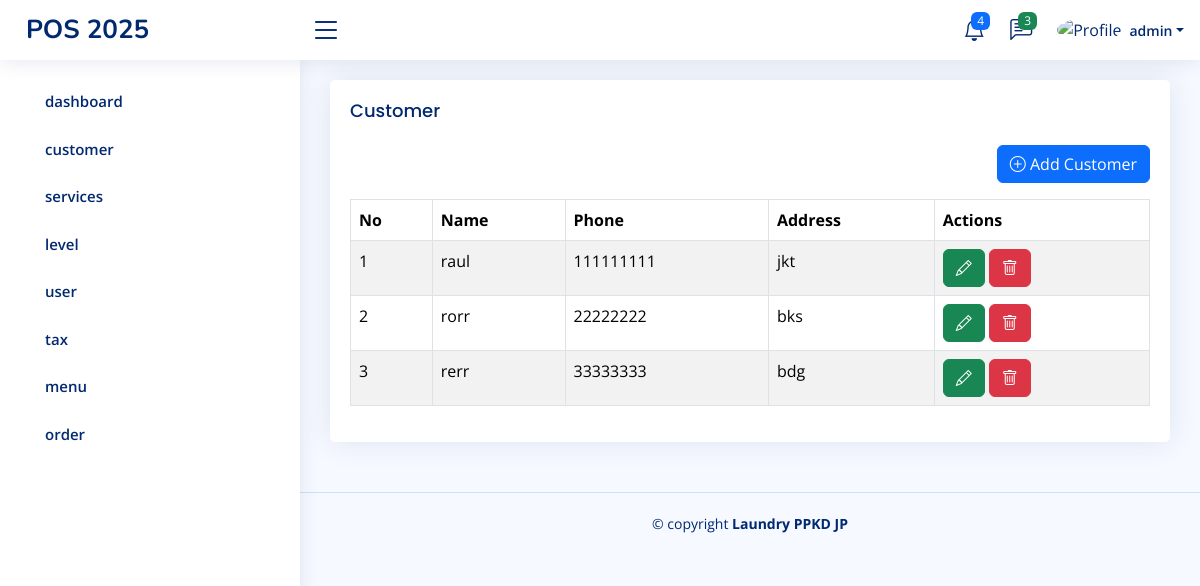
Page /home.php?page=app/customer (signed in) on the committed database.
### tables this page shows
CREATE TABLE `role_menus` (
  `id` int(11) NOT NULL,
  `id_level` varchar(50) NOT NULL,
  `id_menu` varchar(50) NOT NULL,
  `created_at` timestamp NOT NULL DEFAULT current_timestamp(),
  `updated_at` timestamp NULL DEFAULT NULL ON UPDATE current_timestamp()
);

CREATE TABLE `menus` (
  `id` int(11) NOT NULL,
  `name` varchar(50) NOT NULL,
  `icon` varchar(50) NOT NULL,
  `created_at` timestamp NOT NULL DEFAULT current_timestamp(),
  `updated_at` timestamp NULL DEFAULT NULL ON UPDATE current_timestamp(),
  `link` varchar(50) NOT NULL,
  `order` int(11) NOT NULL
);

CREATE TABLE `customers` (
  `id` int(11) NOT NULL,
  `name` varchar(100) NOT NULL,
  `phone` varchar(15) NOT NULL,
  `address` text NOT NULL,
  `created_at` timestamp NOT NULL DEFAULT current_timestamp(),
  `updated_at` timestamp NULL DEFAULT NULL ON UPDATE current_timestamp()
);

### pages/app/customer.php (the view, shortened to what this page needs)
<?php
$query = mysqli_query($config, "SELECT * FROM customers");
$customer = mysqli_fetch_all($query, MYSQLI_ASSOC);
?>
<div class="row">
    <div class="col-sm-12">
        <div class="card">
            <div class="card-body">
                <h3 class="card-title">Customer</h3>
                <div class="mb-3" align="right">
                    <a class="btn btn-primary" href="?page=add/tambah-customer"><i class="bi bi-plus-circle"></i> Add Customer</a>
                </div>
                <table class="table table-bordered table-striped datatable">
                    <thead>
                        <tr>
                            <th>No</th>
                            <th>Name</th>
                            <th>Phone</th>
                            <th>Address</th>
                            <th>Actions</th>
                        </tr>
                    </thead>
                    <tbody>
                        <?php
                        foreach ($customer as $key => $c) {
                        ?>
                            <tr>
                                <td><?php echo $key + 1 ?></td>
                                <td><?php echo $c['name'] ?></td>
                                <td><?php echo $c['phone'] ?></td>
                                <td><?php echo $c['address'] ?></td>
                                <td>
                                    <a class="btn btn-success" href="?page=add/tambah-customer&edit=<?php echo $c['id'] ?>">
                                        <i class="bi bi-pencil"></i>
                                    </a>
                                    <a class="btn btn-danger" onclick="return confirm('Apakah anda yakin akan menghapus data ini?')" href="?page=app/customer&delete=<?php echo $c['id'] ?>">
                                        <i class="bi bi-trash"></i>
                                    </a>
                                </td>
                            </tr>
                        <?php
                        }
                        ?>
                    </tbody>
                </table>
            </div>
        </div>
    </div>
</div>

### home.php (shortened to what this page needs)
<?php
require_once "config/config.php";
?>
<!DOCTYPE html>
<html lang="en">
<head>
    <link href="assets/vendor/bootstrap/css/bootstrap.min.css" rel="stylesheet">
    <link href="assets/vendor/bootstrap-icons/bootstrap-icons.css" rel="stylesheet">
    <link href="assets/vendor/boxicons/css/boxicons.min.css" rel="stylesheet">
    <link href="assets/vendor/quill/quill.snow.css" rel="stylesheet">
    <link href="assets/vendor/quill/quill.bubble.css" rel="stylesheet">
    <link href="assets/vendor/remixicon/remixicon.css" rel="stylesheet">
    <link href="assets/vendor/simple-datatables/style.css" rel="stylesheet">
    <link href="assets/css/style.css" rel="stylesheet">
</head>
<body>
    <?php include 'inc/header.php' ?>
    <?php include 'inc/sidebar.php' ?>
    <main id="main" class="main">
        <?php
        if (isset($_GET['page'])) {
            if (file_exists('pages/' . $_GET['page'] . '.php')) {
                include 'pages/' . $_GET['page'] . '.php';
            } else {
                include 'pages/notfound.php';
            }
        } else {
            include 'pages/app/dashboard.php';
        }
        ?>
    </main>
    <?php include 'inc/footer.php' ?>
</body>
</html>

### inc/header.php (shortened to what this page needs)
<header id="header" class="header fixed-top d-flex align-items-center">
    <div class="d-flex align-items-center justify-content-between">
        <a href="?page=dashboard" class="logo d-flex align-items-center">
            <span class="d-none d-lg-block">POS 2025</span>
        </a>
        <i class="bi bi-list toggle-sidebar-btn"></i>
    </div>
    <nav class="header-nav ms-auto">
        <ul class="d-flex align-items-center">
            <li class="nav-item dropdown">
                <a class="nav-link nav-icon" href="#" data-bs-toggle="dropdown">
                    <i class="bi bi-bell"></i>
                    <span class="badge bg-primary badge-number">4</span>
                </a>
            </li>
            <li class="nav-item dropdown">
                <a class="nav-link nav-icon" href="#" data-bs-toggle="dropdown">
                    <i class="bi bi-chat-left-text"></i>
                    <span class="badge bg-success badge-number">3</span>
                </a>
            </li>
            <li class="nav-item dropdown pe-3">
                <a class="nav-link nav-profile d-flex align-items-center pe-0" href="#" data-bs-toggle="dropdown">
                    <img src="assets/img/profile-img.jpg" alt="Profile" class="rounded-circle">
                    <span class="d-none d-md-block dropdown-toggle ps-2"><?PHP echo $_SESSION['NAME'] ?? '' ?></span>
                </a>
            </li>
        </ul>
    </nav>
</header>

### inc/sidebar.php (shortened to what this page needs)
<?php
$level_id = $_SESSION['ID_LEVEL'] ?? '';
$queryLevelMenu = mysqli_query($config, "SELECT * FROM menus JOIN role_menus ON menus.id = role_menus.id_menu WHERE id_level ='$level_id' ORDER BY `order` ASC");
$rowLevelMenus = mysqli_fetch_all($queryLevelMenu, MYSQLI_ASSOC);
?>
<aside id="sidebar" class="sidebar">
    <ul class="sidebar-nav" id="sidebar-nav">
        <?php foreach ($rowLevelMenus as $rowLevelMenu): ?>
            <li class="nav-item">
                <a class="nav-link collapsed" href="?page=<?php echo $rowLevelMenu['link'] ?>">
                    <span><?php echo $rowLevelMenu['name'] ?></span>
                </a>
            </li>
        <?php endforeach ?>
    </ul>
</aside>

### inc/footer.php (shortened to what this page needs)
<footer id="footer" class="footer">
    <div class="copyright">
        &copy; copyright <strong><span>Laundry PPKD JP</span></strong>
    </div>
    <div class="credits">
    </div>
</footer>

### assets/css/style.css (style rules this page uses)
:root { scroll-behavior: smooth; }
body { font-family: "Open Sans", sans-serif; background: #f6f9ff; color: #444444; }
a { color: #4154f1; text-decoration: none; }
h1, h2, h3, h4, h5, h6 { font-family: "Nunito", sans-serif; }
#main { margin-top: 60px; padding: 20px 30px; transition: all 0.3s; }
.card { margin-bottom: 30px; border: none; border-radius: 5px; box-shadow: 0px 0 30px rgba(1, 41, 112, 0.1); }
.card-title { padding: 20px 0 15px 0; font-size: 18px; font-weight: 500; color: #012970; font-family: "Poppins", sans-serif; }
.card-body { padding: 0 20px 20px 20px; }
.logo { line-height: 1; }
@media (min-width: 1200px) { .logo { width: 280px; } }
.logo span { font-size: 26px; font-weight: 700; color: #012970; font-family: "Nunito", sans-serif; }
.header { transition: all 0.5s; z-index: 997; height: 60px; box-shadow: 0px 2px 20px rgba(1, 41, 112, 0.1); background-color: #fff; padding-left: 20px; }
.header .toggle-sidebar-btn { font-size: 32px; padding-left: 10px; cursor: pointer; color: #012970; }
.header-nav ul { list-style: none; }
.header-nav>ul { margin: 0; padding: 0; }
.header-nav .nav-icon { font-size: 22px; color: #012970; margin-right: 25px; position: relative; }
.header-nav .nav-profile { color: #012970; }
.header-nav .nav-profile img { max-height: 36px; }
.header-nav .nav-profile span { font-size: 14px; font-weight: 600; }
.header-nav .badge-number { position: absolute; inset: -2px -5px auto auto; font-weight: normal; font-size: 12px; padding: 3px 6px; }
.sidebar { position: fixed; top: 60px; left: 0; bottom: 0; width: 300px; z-index: 996; transition: all 0.3s; padding: 20px; overflow-y: auto; scrollbar-width: thin; scrollbar-color: #aab7cf transparent; box-shadow: 0px 0px 20px rgba(1, 41, 112, 0.1); background-color: #fff; }
@media (min-width: 1200px) { #main, #footer { margin-left: 300px; } }
.sidebar-nav { padding: 0; margin: 0; list-style: none; }
.sidebar-nav li { padding: 0; margin: 0; list-style: none; }
.sidebar-nav .nav-item { margin-bottom: 5px; }
.sidebar-nav .nav-link { display: flex; align-items: center; font-size: 15px; font-weight: 600; color: #4154f1; transition: 0.3; background: #f6f9ff; padding: 10px 15px; border-radius: 4px; }
.sidebar-nav .nav-link.collapsed { color: #012970; background: #fff; }
.footer { padding: 20px 0; font-size: 14px; transition: all 0.3s; border-top: 1px solid #cddfff; }
.footer .copyright { text-align: center; color: #012970; }
.footer .credits { padding-top: 5px; text-align: center; font-size: 13px; color: #012970; }

### rows in the picture
role_menus: id_menu.name "dashboard"
role_menus: id_menu.name "customer"
role_menus: id_menu.name "services"
role_menus: id_menu.name "level"
role_menus: id_menu.name "user"
role_menus: id_menu.name "tax"
role_menus: id_menu.name "menu"
role_menus: id_menu.name "order"
customers: name "raul", phone "111111111", address "jkt"
customers: name "rorr", phone "22222222", address "bks"
customers: name "rerr", phone "33333333", address "bdg"

### other values in the picture
$_SESSION['NAME'] "admin"
